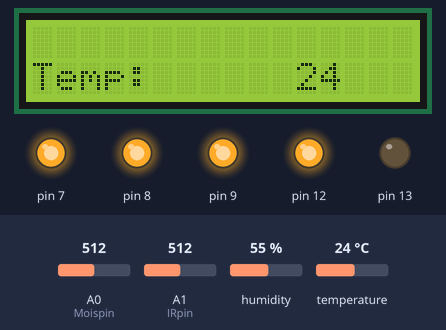
A sketch run on a simulated Arduino Uno, built with avr-gcc and run on an emulated ATmega328P. Parts: 16×2 character LCD, output pins drawn as LEDs (lit = HIGH). Inputs (shaded band) come from the test bench; at power-on: A1 (IRpin) = 512, A0 (Moispin) = 512, humidity 55 %, temperature 24 °C.

Above: at 1.2 s.
1.3 s: A1 (IRpin) set to 218
4.0 s: A1 (IRpin) set to 192
At 5.5 s:
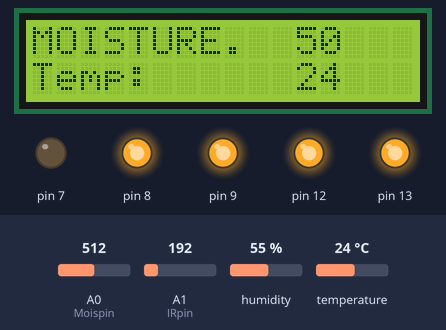
6.6 s: A0 (Moispin) set to 879
At 8.0 s:
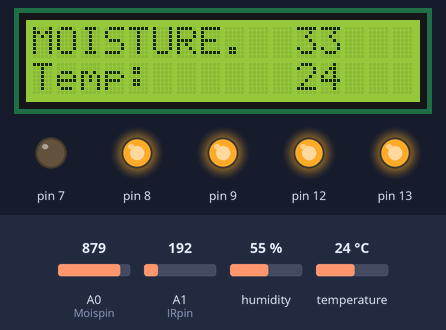
11.1 s: A0 (Moispin) set to 901
At 13.0 s:
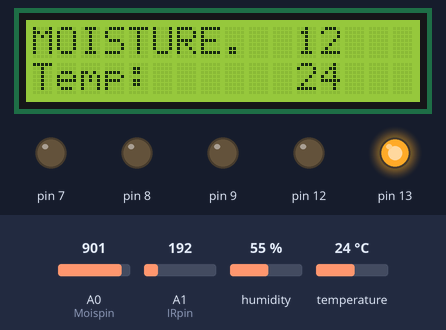
Timing chart, 0 to 49.7 s (numbered marks = the images above; inputs shaded):
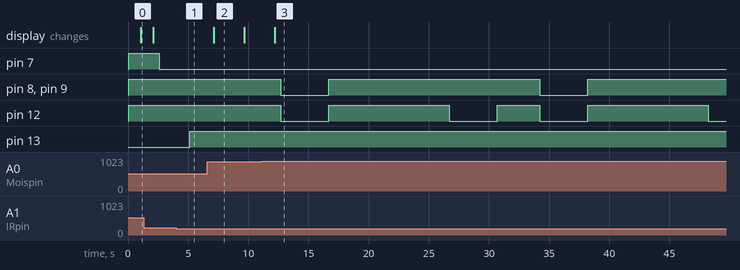

Measured:
- the behaviour switches between 205 and 204 on A1 (IRpin) (found by bisection; images 0 and 1)
- the behaviour switches between 890 and 891 on A0 (Moispin) (found by bisection; images 2 and 3)
- after the input at 4.0 s, pin 13: LOW → HIGH after 1.1 s
- after the input at 6.6 s, the display: changes after 0.54 s (image 2)
- after the input at 11.1 s, pin 8, pin 9: alternates HIGH for 17.5 s and LOW for 4.0 s, starting after 1.6 s; pin 12: goes LOW 4.0 s, HIGH 10.0 s, LOW 4.0 s, HIGH 3.5 s, LOW 4.0 s, HIGH 10.0 s, then LOW, starting after 1.6 s; the display: changes after 1.1 s (image 3)
- what the display in image 2 shows lasts 2.6 s, from 7.1 s to 9.7 s

The sketch:

BSET_TUP_5.ino
```cpp
// Sensor Threshold
int ML1 = 14;
int ML2 = 13;
int TL  = 34;
int IRL = 80;


//LCD SECTION
#include <Wire.h>
#include <LiquidCrystal_I2C.h>
LiquidCrystal_I2C lcd(0x27, 2, 1, 0, 4, 5, 6, 7, 3, POSITIVE);
#include <dht.h>


//SENSORS SECTION ------
dht DHT;
int TempI = 0;
#define DHTpin 10
#define IRpin A1
#define Moispin A0


void setup() {

  lcd.begin(16,2);
  pinMode(DHTpin,INPUT);
  pinMode(IRpin, INPUT);
  pinMode(Moispin, INPUT);
  pinMode(13,OUTPUT);
  pinMode(7,OUTPUT);
  digitalWrite(7,HIGH);

  pinMode(8, OUTPUT);
  pinMode(9, OUTPUT);
  pinMode(12, OUTPUT);
  digitalWrite(8, HIGH);
  digitalWrite(9, HIGH);
  digitalWrite(12, HIGH);


}

int convertToPercent(int value)
{
  int percentValue = 0;
  percentValue = map(value, 1023, 465, 0, 100);
  return percentValue;
}


void loop() {
//Sensor DHT --------
  int readData = DHT.read22(DHTpin);
  float t = DHT.temperature;
  int dhtnow[10];
  int dhtraw = 0;
  int dhtcomp = 0;
  int dhtppm = 0;
  int dhttotal = 0;
  for (int b = 0; b<10; b++)
  {
    dhtnow[b] = t;
    delay(100);
  }

  for (int b = 0; b<10; b++)
  {
    dhttotal = dhttotal + dhtnow[b];
  }
  dhtraw = dhttotal/10;
  dhtcomp = dhtraw ;
  lcd.setCursor(0,1);
  lcd.print("Temp:");
  lcd.setCursor(11, 1);
  lcd.print(dhtcomp);
/*------------------------------------------------------------------------------------------------------------------------------------- */


  //Sensor Moisture --------------------------
  int Mnow[10];
  int Mraw = 0;
  int Mcomp = 0;
  int Mppm = 0;
  int Mtotal = 0;
  int percent = 0;
  for (int c = 0; c<10; c++)
  {
    Mnow[c] = analogRead(A0);
    delay(100);
  }

  for (int c = 0; c<10; c++)
  {
    Mtotal = Mtotal + Mnow[c];
  }
  Mraw = Mtotal/10;
  Mcomp = Mraw ;
  Mppm = map(Mcomp,0,1023,100,0);
   lcd.setCursor(0,0);
   lcd.print("MOISTURE.");
   lcd.setCursor(11, 0);
   lcd.print(Mppm);

  /*------------------------------------------------------------------------------------------------------------------------------------- */
  // IR SENSOR SECTION -------------------------------------------------
  int IRppm = 0;
  int IRcomp = 0;
  IRcomp = analogRead(A1);
  delay(500);
  IRppm = map(IRcomp,0,1023,100,0);


/*------------------------------------------*/

  //Algorithm Section

  // Process 1 Heating
  if(Mppm>ML1)
  {

    //mixer on
    //mwire on
    //blow on
  if(dhtcomp>TL)
  {
    digitalWrite(7,HIGH);
    //mwire off

  }
  else{
    digitalWrite(7,LOW);
    //mwire on
  }

  }
  else
  {

    // mixer off
    // mwire off
    // blow off
  }

  // Process 2

  if(IRppm>IRL)

  {
    digitalWrite(13,HIGH);
  if (Mppm<ML1)
  {
      //reverse
  digitalWrite(9, LOW);
  digitalWrite(8, LOW);
  digitalWrite(12, LOW);
  delay(4000);
  digitalWrite(9, HIGH);
  digitalWrite(8, HIGH);
  digitalWrite(12, HIGH);
  delay(10000);
   //forward
   digitalWrite(12, LOW);
  delay(4000);
  digitalWrite(12, HIGH);
  delay(1000);


  }
  else
  {
    // CLOSE DOOR
    // OFF MOTOR
    // MIXER ON
  }


  }
  else
  {
    digitalWrite(13,LOW);
  }


}
```
